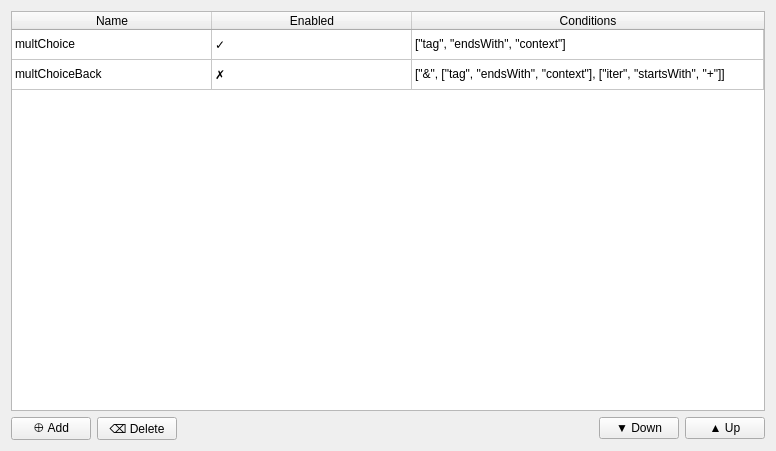
<?xml version="1.0" encoding="UTF-8"?>
<ui version="4.0">
 <class>SRInjectionTab</class>
 <widget class="QWidget" name="SRInjectionTab">
  <property name="geometry">
   <rect>
    <x>0</x>
    <y>0</y>
    <width>776</width>
    <height>451</height>
   </rect>
  </property>
  <property name="windowTitle">
   <string>Form</string>
  </property>
  <layout class="QGridLayout" name="gridLayout">
   <item row="2" column="3">
    <widget class="QPushButton" name="downPushButton">
     <property name="text">
      <string>▼ Down</string>
     </property>
    </widget>
   </item>
   <item row="2" column="1">
    <widget class="QPushButton" name="deletePushButton">
     <property name="text">
      <string>⌫ Delete</string>
     </property>
    </widget>
   </item>
   <item row="2" column="0">
    <widget class="QPushButton" name="addPushButton">
     <property name="text">
      <string>⊕ Add</string>
     </property>
    </widget>
   </item>
   <item row="2" column="4">
    <widget class="QPushButton" name="upPushButton">
     <property name="text">
      <string>▲ Up</string>
     </property>
    </widget>
   </item>
   <item row="2" column="2">
    <spacer name="horizontalSpacer">
     <property name="orientation">
      <enum>Qt::Horizontal</enum>
     </property>
     <property name="sizeHint" stdset="0">
      <size>
       <width>40</width>
       <height>20</height>
      </size>
     </property>
    </spacer>
   </item>
   <item row="0" column="0" colspan="5">
    <widget class="QTableWidget" name="injectionsTable">
     <property name="editTriggers">
      <set>QAbstractItemView::NoEditTriggers</set>
     </property>
     <property name="dragEnabled">
      <bool>false</bool>
     </property>
     <property name="dragDropOverwriteMode">
      <bool>false</bool>
     </property>
     <property name="alternatingRowColors">
      <bool>false</bool>
     </property>
     <property name="selectionMode">
      <enum>QAbstractItemView::SingleSelection</enum>
     </property>
     <property name="selectionBehavior">
      <enum>QAbstractItemView::SelectRows</enum>
     </property>
     <property name="showGrid">
      <bool>true</bool>
     </property>
     <property name="gridStyle">
      <enum>Qt::SolidLine</enum>
     </property>
     <property name="sortingEnabled">
      <bool>false</bool>
     </property>
     <property name="cornerButtonEnabled">
      <bool>false</bool>
     </property>
     <attribute name="horizontalHeaderCascadingSectionResizes">
      <bool>false</bool>
     </attribute>
     <attribute name="horizontalHeaderDefaultSectionSize">
      <number>200</number>
     </attribute>
     <attribute name="horizontalHeaderStretchLastSection">
      <bool>true</bool>
     </attribute>
     <attribute name="verticalHeaderVisible">
      <bool>false</bool>
     </attribute>
     <attribute name="verticalHeaderCascadingSectionResizes">
      <bool>true</bool>
     </attribute>
     <attribute name="verticalHeaderHighlightSections">
      <bool>true</bool>
     </attribute>
     <attribute name="verticalHeaderShowSortIndicator" stdset="0">
      <bool>false</bool>
     </attribute>
     <row>
      <property name="text">
       <string>Injection 1</string>
      </property>
     </row>
     <row>
      <property name="text">
       <string>Injection 2</string>
      </property>
     </row>
     <column>
      <property name="text">
       <string>Name</string>
      </property>
     </column>
     <column>
      <property name="text">
       <string>Enabled</string>
      </property>
     </column>
     <column>
      <property name="text">
       <string>Conditions</string>
      </property>
     </column>
     <item row="0" column="0">
      <property name="text">
       <string>multChoice</string>
      </property>
     </item>
     <item row="0" column="1">
      <property name="text">
       <string>✓</string>
      </property>
     </item>
     <item row="0" column="2">
      <property name="text">
       <string>[&quot;tag&quot;, &quot;endsWith&quot;, &quot;context&quot;]</string>
      </property>
     </item>
     <item row="1" column="0">
      <property name="text">
       <string>multChoiceBack</string>
      </property>
     </item>
     <item row="1" column="1">
      <property name="text">
       <string>✗</string>
      </property>
     </item>
     <item row="1" column="2">
      <property name="text">
       <string>[&quot;&amp;&quot;, [&quot;tag&quot;, &quot;endsWith&quot;, &quot;context&quot;], [&quot;iter&quot;, &quot;startsWith&quot;, &quot;+&quot;]]</string>
      </property>
     </item>
    </widget>
   </item>
  </layout>
 </widget>
 <resources/>
 <connections>
  <connection>
   <sender>injectionsTable</sender>
   <signal>cellActivated(int,int)</signal>
   <receiver>deletePushButton</receiver>
   <slot>toggle()</slot>
   <hints>
    <hint type="sourcelabel">
     <x>450</x>
     <y>108</y>
    </hint>
    <hint type="destinationlabel">
     <x>171</x>
     <y>230</y>
    </hint>
   </hints>
  </connection>
 </connections>
</ui>
